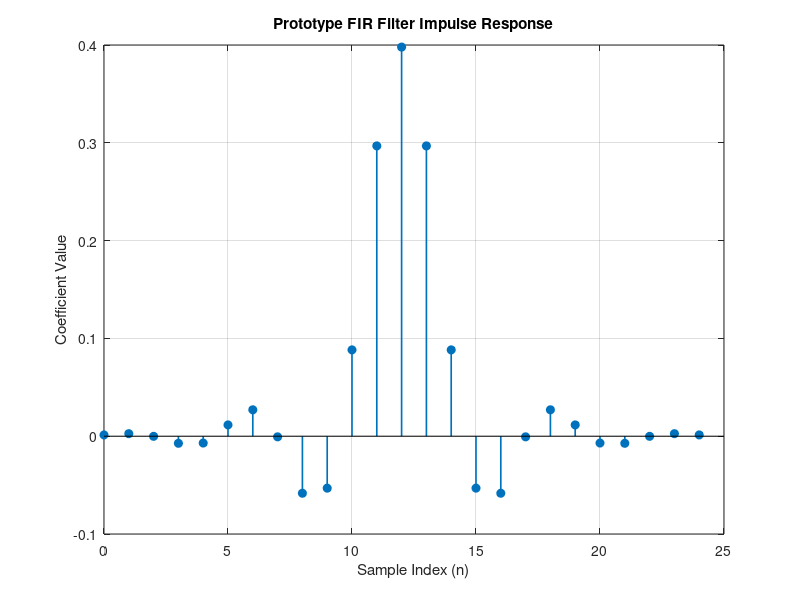
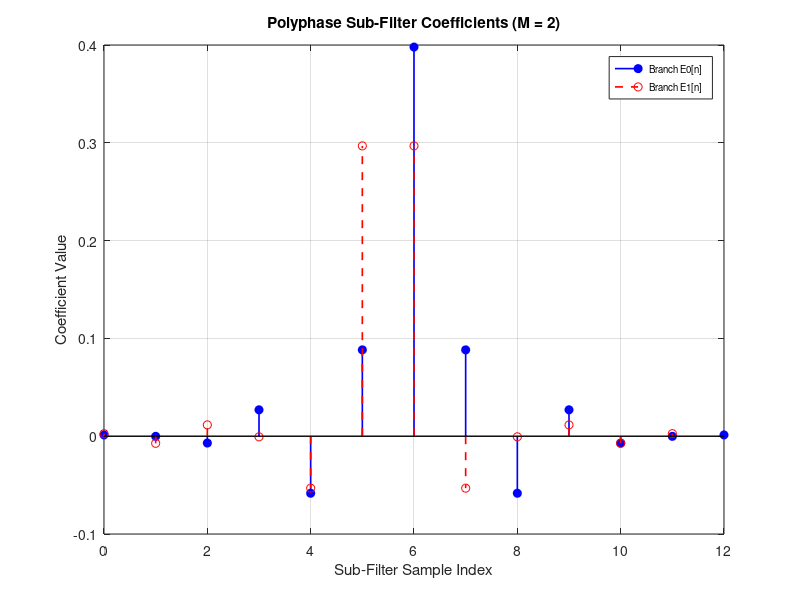
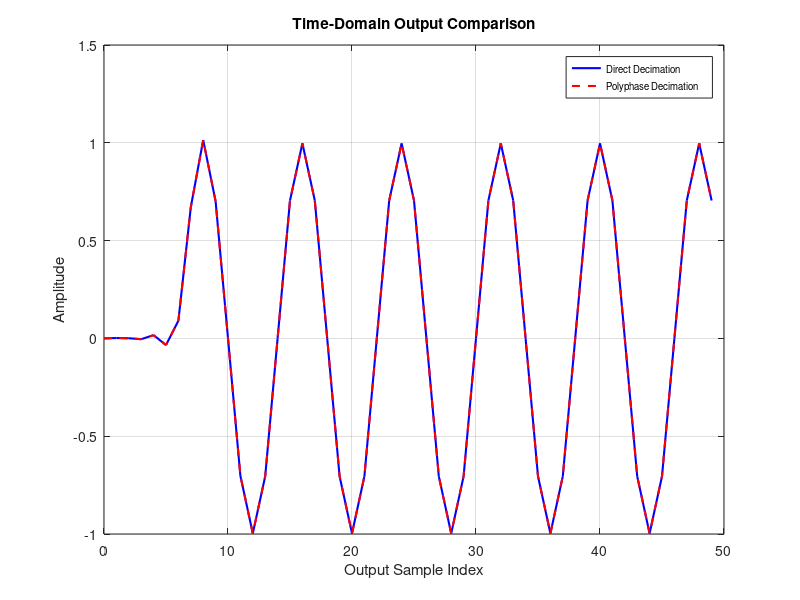

The MATLAB script that drew these images, in order:
clc;
clear;
close all;

%% 1. INPUT PARAMETERS
N = 24;                     % FIR filter order
M = 2;                      % Decimation factor
Fs = 8000;                  % Sampling frequency (Hz)
N_samples = 128;            % Number of input samples

% FIR prototype filter
b = fir1(N, 0.4);

% Polyphase decomposition
E0 = b(1:M:end);            % Even-indexed coefficients
E1 = b(2:M:end);            % Odd-indexed coefficients

% Input signal: 500 Hz sinusoid
t = (0:N_samples-1) / Fs;
x = sin(2*pi*500*t);

%% 2. CONVENTIONAL AND POLYPHASE DECIMATION

% Direct path: filter, then downsample
y_direct_full = filter(b, 1, x);
y_direct = y_direct_full(1:M:end);

% Polyphase path: split input phases and filter at low rate
x0 = x(1:M:end);
x_delayed = [0, x(1:end-1)];
x1 = x_delayed(1:M:end);

y_poly = filter(E0, 1, x0) + filter(E1, 1, x1);

% Verification
rec_error = max(abs(y_direct - y_poly));

%% 3. COMPUTATIONAL COMPLEXITY
N_taps = length(b);
N_out = length(y_direct);

% Count one multiplication per tap per output sample
MAC_direct = N_out * N_taps;
MAC_poly = N_out * (length(E0) + length(E1));
comp_saving = (1 - MAC_poly / MAC_direct) * 100;

%% 4. COMMAND WINDOW DISPLAY
fprintf('=============================================================\n');
fprintf(' EXPERIMENT 13: POLYPHASE DECOMPOSITION OF DECIMATION FILTER\n');
fprintf('=============================================================\n');
fprintf('Decimation factor (M)       : %d\n', M);
fprintf('Filter order (N)            : %d (%d taps)\n', N, N_taps);
fprintf('Input signal                : 500 Hz sinusoid (%d samples)\n', N_samples);
fprintf('Sampling frequency (Fs)     : %d Hz\n\n', Fs);

fprintf('Polyphase sub-filter coefficients:\n');
fprintf(' E0(z) = [');
fprintf('%.4f ', E0);
fprintf(']\n');

fprintf(' E1(z) = [');
fprintf('%.4f ', E1);
fprintf(']\n\n');

fprintf('COMPUTATIONAL COMPLEXITY:\n');
fprintf(' Direct implementation     : %d MACs\n', MAC_direct);
fprintf(' Polyphase implementation  : %d MACs\n', MAC_poly);
fprintf(' Computational savings     : %.2f%%\n\n', comp_saving);

fprintf('VERIFICATION:\n');
fprintf(' Maximum absolute difference: %.4e\n', rec_error);

if rec_error < 1e-12
    fprintf(' Status: Polyphase output matches direct output.\n');
else
    fprintf(' Status: Outputs differ; check phase alignment.\n');
end

fprintf('=============================================================\n');

%% 5. FIGURES
figW = 8.5;
figH = 5.5;

% Figure 13A: Prototype impulse response
figA = figure('Units', 'centimeters', ...
    'Position', [2, 2, figW, figH]);

stem(0:N, b, 'filled', 'LineWidth', 1.2);
grid on;
box on;
title('Prototype FIR Filter Impulse Response');
xlabel('Sample Index (n)');
ylabel('Coefficient Value');

exportgraphics(figA, 'Exp13_SubfigA_Prototype.png', 'Resolution', 600);

% Figure 13B: Polyphase sub-filter coefficients
figB = figure('Units', 'centimeters', ...
    'Position', [11, 2, figW, figH]);

stem(0:length(E0)-1, E0, 'b', 'filled', 'LineWidth', 1.2);
hold on;
stem(0:length(E1)-1, E1, 'r--', 'LineWidth', 1.2);
grid on;
box on;
title('Polyphase Sub-Filter Coefficients (M = 2)');
xlabel('Sub-Filter Sample Index');
ylabel('Coefficient Value');
legend('Branch E0[n]', 'Branch E1[n]', 'FontSize', 7);

exportgraphics(figB, 'Exp13_SubfigB_Polyphase.png', 'Resolution', 600);

% Figure 13C: Compare outputs
figC = figure('Units', 'centimeters', ...
    'Position', [20, 2, figW, figH]);

numPlot = min(50, length(y_direct));
plot(0:numPlot-1, y_direct(1:numPlot), 'b', 'LineWidth', 1.5);
hold on;
plot(0:numPlot-1, y_poly(1:numPlot), 'r--', 'LineWidth', 1.5);
grid on;
box on;
title('Time-Domain Output Comparison');
xlabel('Output Sample Index');
ylabel('Amplitude');
legend('Direct Decimation', 'Polyphase Decimation', 'FontSize', 7);

exportgraphics(figC, 'Exp13_SubfigC_OutputComparison.png', 'Resolution', 600);
